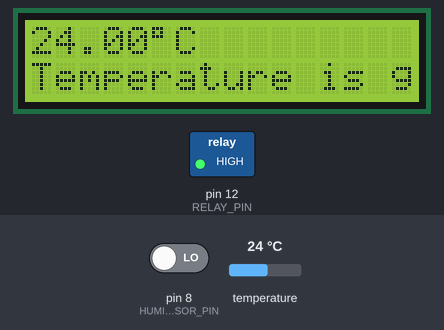
Bench run of a sketch on a simulated Arduino Uno, built with avr-gcc and run on an emulated ATmega328P. Parts: 16×2 character LCD, switched loads named in the sketch (green lamp = pin HIGH). The inputs (shaded band) are chosen by the test bench; at power-on: temperature 24 °C, pin 8 (HUMIDITY_SENSOR_PIN) LOW.

Above: at 1.2 s.
1.3 s: temperature set to 25.9 °C
At 3.1 s:
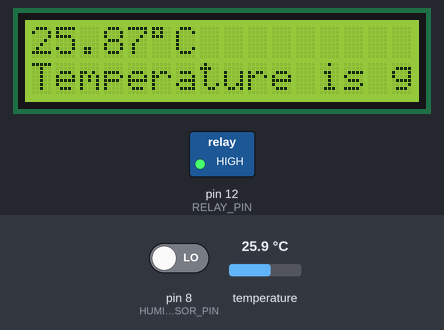
3.6 s: temperature set to 27.5 °C
At 5.7 s:
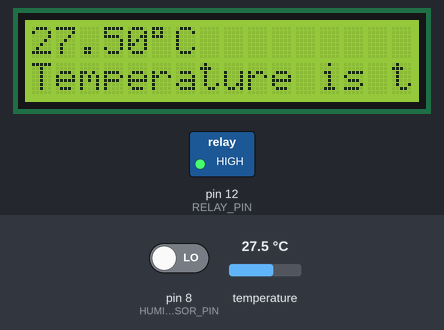
6.3 s: pin 8 (HUMIDITY_SENSOR_PIN) driven HIGH
At 8.4 s:
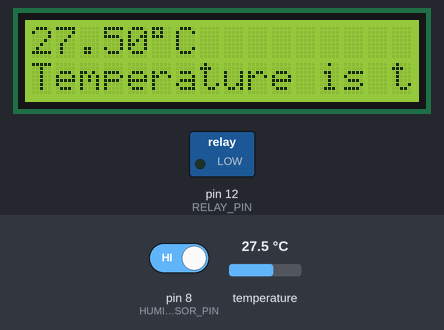
8.9 s: temperature set to 12 °C
At 10.9 s:
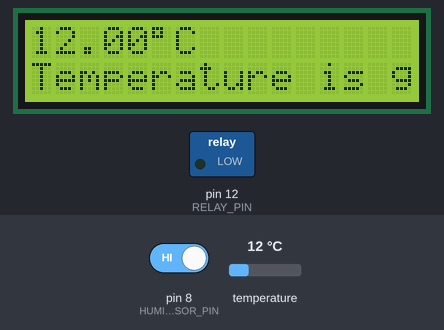
Timing chart, 0 to 12.4 s (numbered marks = the images above; inputs shaded):
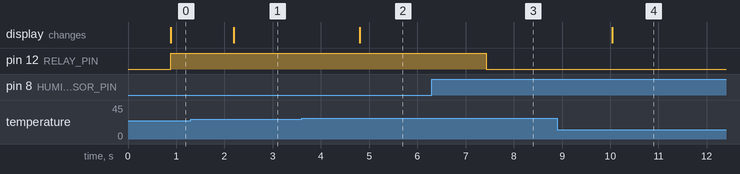

Measured:
- the behaviour switches between 26.6 and 26.7 °C on temperature (found by bisection; images 1 and 2)
- after the input at 1.3 s, the display: changes after 0.89 s (image 1)
- after the input at 3.6 s, the display: changes after 1.2 s (image 2)
- after the input at 6.3 s, pin 12 (RELAY_PIN): HIGH → LOW after 1.1 s
- after the input at 8.9 s, the display: changes after 1.1 s (image 4)

The sketch:

watering_system.ino
```cpp
#include <OneWire.h>
#include <DallasTemperature.h>
#include <LiquidCrystal_I2C.h>

#define TEMPERATURE_SENSOR_PIN 13 // Arduino pin connected to DS18B20 sensor's DQ pin
#define HUMIDITY_SENSOR_PIN 8
#define RELAY_PIN 12

OneWire oneWire(TEMPERATURE_SENSOR_PIN);  // setup a oneWire instance
DallasTemperature sensors(&oneWire);      // pass oneWire to DallasTemperature library
LiquidCrystal_I2C lcd(0x27, 16, 2);       // I2C address 0x27, 16 column and 2 rows

int humidityResistance;
float tempCelsius;    // temperature in Celsius

void setup() {
  sensors.begin();    // initialize the sensor

  lcd.begin(16, 2); // initialize the lcd

  pinMode(HUMIDITY_SENSOR_PIN, INPUT);
  pinMode(RELAY_PIN, OUTPUT);
}

float getCelsiusTemperature() {
  sensors.requestTemperatures();             // send the command to get temperatures
  return sensors.getTempCByIndex(0);  // read temperature in Celsius
}

int getHumidity() {
  return digitalRead(HUMIDITY_SENSOR_PIN);
}

void startWaterPump() {
  digitalWrite(RELAY_PIN, LOW);
}

void stopWaterPump() {
  digitalWrite(RELAY_PIN, HIGH);
}

void displayData() {
  lcd.clear();
  lcd.setCursor(0, 0);       // start to print at the first row -> Temperature
  lcd.print(tempCelsius);    // print the temperature in Celsius
  lcd.print((char)223);      // print ° character
  lcd.print("C");

  lcd.setCursor(0, 1);       // start to print at the second row -> Humidity
}

void loop() {
  // gather data from sensors
  tempCelsius = getCelsiusTemperature();
  humidityResistance = getHumidity();

  displayData();

   if (tempCelsius >= 18,3 && tempCelsius <= 26.6 ) {
      lcd.print("Temperature is good!");
   } else if (tempCelsius >25){
      lcd.print("Temperature is too high!");
   } else {
      lcd.print("Temperature is too low!");
   }

    // Low resistance between the 2 probes means high humidity
    if (humidityResistance == LOW) {
      lcd.print("Humidity high!");
      stopWaterPump();
    } else {
      lcd.print("Humidity low!");
      startWaterPump();
    }


  delay(500);
}
```
